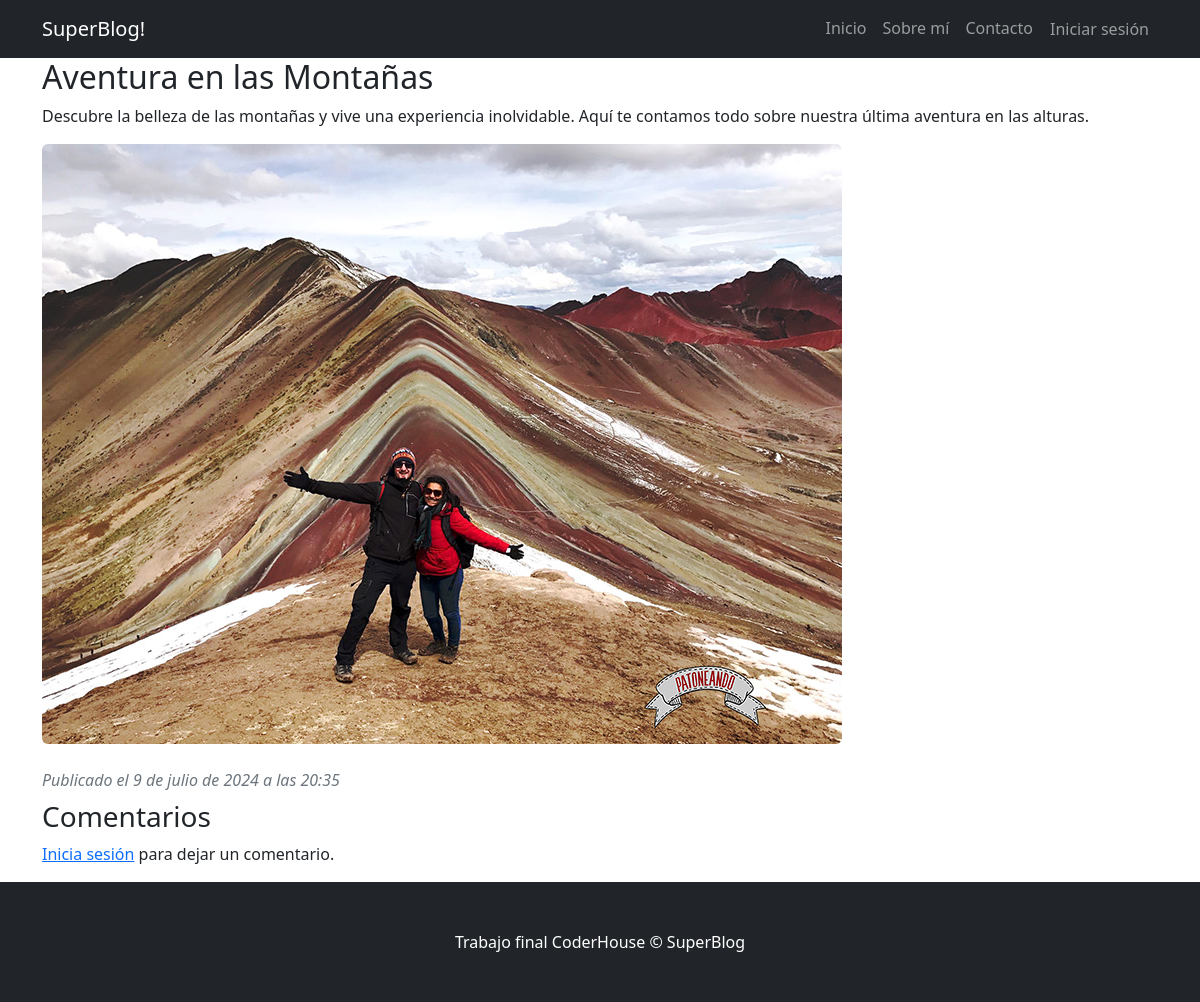
The app's page /blogs/blog/1, older data.
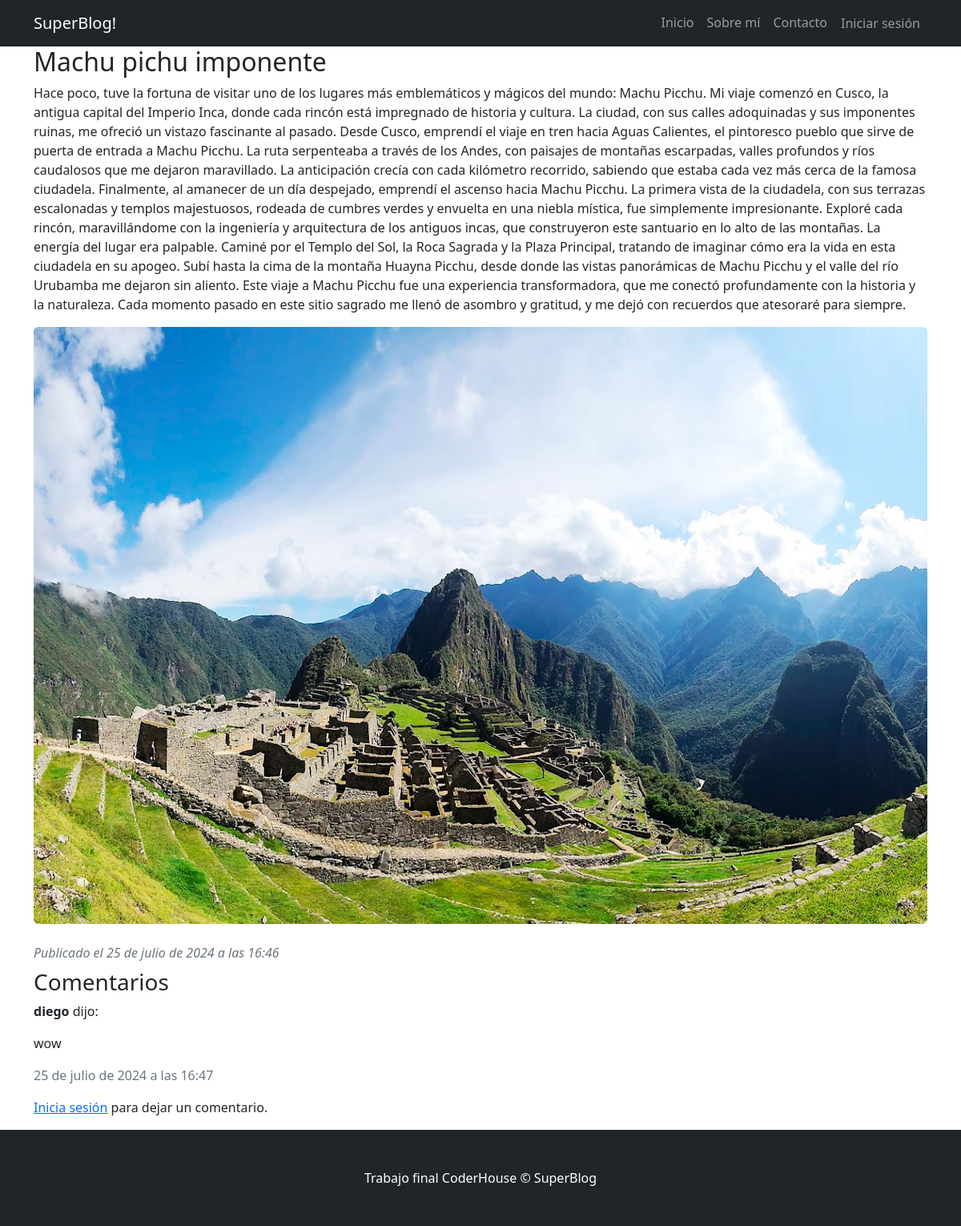
The same page, newer data.
### blogs/models.py (models this page shows, shortened)
class Blog(models.Model):
    title = models.CharField(max_length=200)
    content = models.TextField()
    author = models.ForeignKey(settings.AUTH_USER_MODEL, on_delete=models.CASCADE)
    created_at = models.DateTimeField(auto_now_add=True)
    updated_at = models.DateTimeField(auto_now=True)
    image = models.ImageField(upload_to='blog_images/', null=True, blank=True)

class Comment(models.Model):
    blog = models.ForeignKey(Blog, related_name='comments', on_delete=models.CASCADE)
    author = models.ForeignKey(settings.AUTH_USER_MODEL, on_delete=models.CASCADE)
    content = models.TextField()
    created_at = models.DateTimeField(auto_now_add=True)

### users/models.py (models this page shows, shortened)
class User(AbstractUser):
    photo = models.ImageField(upload_to='user_images/', null=True, blank=True)
    about = models.TextField(null=False, blank=False)

### blogs/views.py (the view)
# urls.py: path('blog/<int:blog_id>', views.blog_detail, name='blog_detail'),
def blog_detail(request, blog_id):
    blog = get_object_or_404(Blog, id=blog_id)
    comments = blog.comments.all()
    if request.method == 'POST':
        form = CommentForm(request.POST)
        if form.is_valid():
            comment = form.save(commit=False)
            comment.blog = blog
            comment.author = request.user
            comment.save()
            return redirect('/', blog_id=blog.id)
    else:
        form = CommentForm()
    return render(request, 'blog_detail.html', {'blog': blog, 'comments': comments, 'form': form})

### blogs/templates/blog_detail.html (shortened to what this page needs)
{% extends "index.html" %}
{% block content %}
<div class="container">
    <h2>{{ blog.title }}</h2>
    <p>{{ blog.content }}</p>
    <figure class="mb-4"><img class="img-fluid rounded" src="{{ blog.image.url }}" alt="Montañas" /></figure>
    <div class="text-muted fst-italic mb-2">Publicado el {{ blog.created_at }}</div>
    <h3>Comentarios</h3>
    {% for comment in comments %}
        <div class="comment">
            <p><strong>{{ comment.author.username }}</strong> dijo:</p>
            <p>{{ comment.content }}</p>
            <p class="text-muted">{{ comment.created_at }}</p>
        </div>
    {% endfor %}
    {% if user.is_authenticated %}
        <h4>Deja un comentario</h4>
        <form method="POST" class="form-group">
            {% csrf_token %}
            {{ form.as_p }}
            <button type="submit" class="btn btn-primary">Enviar</button>
        </form>
    {% else %}
        <p><a href="{% url 'login' %}">Inicia sesión</a> para dejar un comentario.</p>
    {% endif %}
</div>
{% endblock content %}

Row changes from the older to the newer data that the page shows:
changed Blog: title "Aventura en las Montañas" → "Machu pichu imponente"; content "Descubre la belleza de las montañas y vive una experiencia inolvidable. Aquí te contamos todo sobre nuestra última aventura en las alturas." → "Hace poco, tuve la fortuna de visitar uno de los lugares más emblemáticos y mágicos del mundo: Machu Picchu. Mi viaje comenzó en Cusco, la antigua capital del Imperio Inca, donde cada rincón está impregnado de historia y cultura. La ciudad, con sus calles adoquinadas y sus imponentes ruinas, me ofreció un vistazo fascinante al pasado. Desde Cusco, emprendí el viaje en tren hacia Aguas Calientes, el pintoresco pueblo que sirve de puerta de entrada a Machu Picchu. La ruta serpenteaba a través de los Andes, con paisajes de montañas escarpadas, valles profundos y ríos caudalosos que me dejaron maravillado. La anticipación crecía con cada kilómetro recorrido, sabiendo que estaba cada vez más…"; image: a different picture; created_at "9 de julio de 2024 a las 20:35" → "25 de julio de 2024 a las 16:46"
added Comment: author.username "diego", content "wow", created_at "25 de julio de 2024 a las 16:47"
